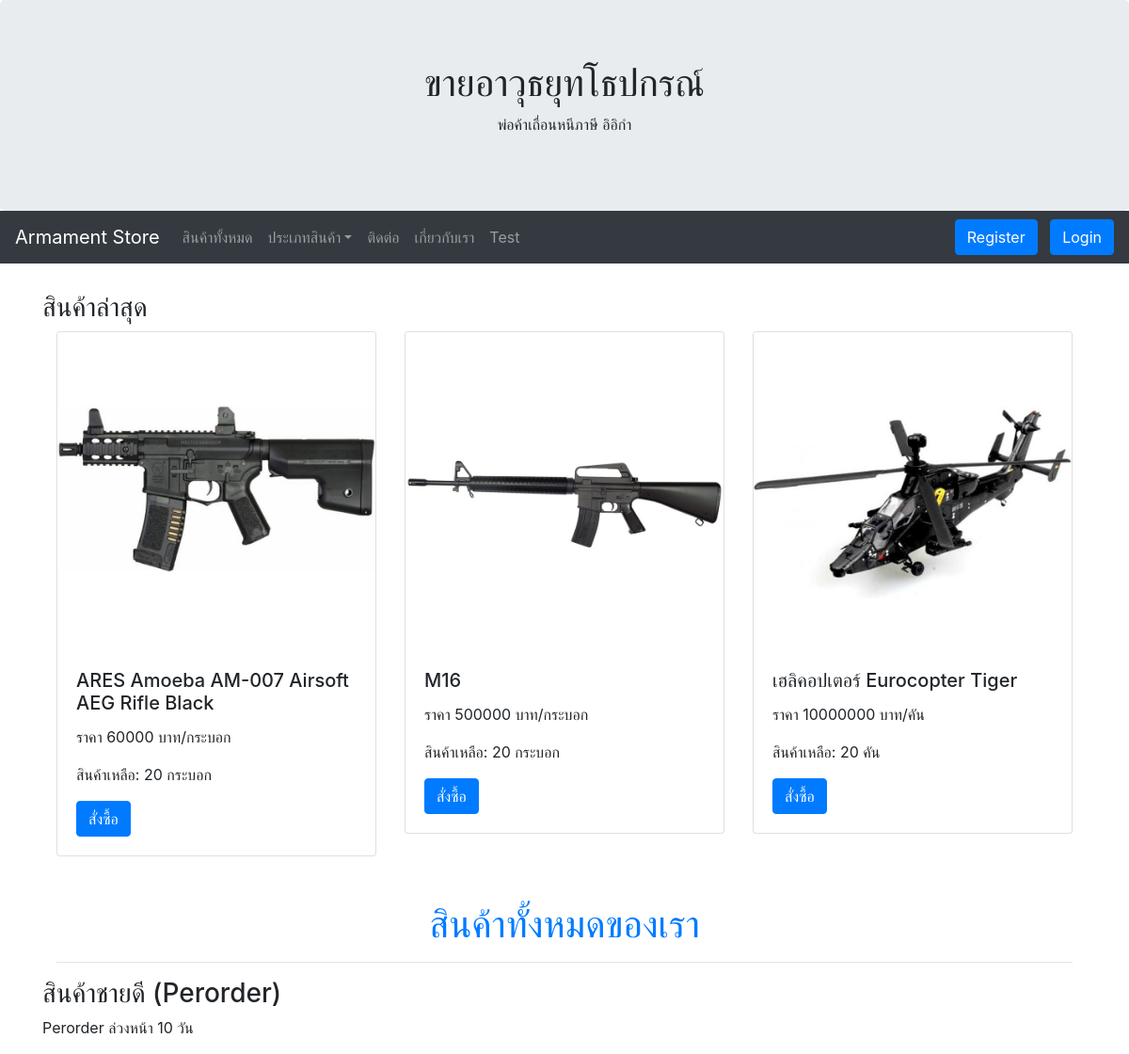
The page / on the database its author committed.
### myapp/models.py (models this page shows, shortened)
class Allproduct(models.Model):
	name = models.CharField(max_length=100)
	price = models.CharField(max_length=100)
	detail = models.TextField(null=True, blank=True)
	imageurl = models.CharField(max_length=200, null=True, blank=True)
	instock = models.BooleanField(default=True)
	quantity = models.IntegerField(default=1)
	unit = models.CharField(max_length=200, default='-')
	image = models.ImageField(upload_to="products",null=True, blank=True)

### myapp/views.py (the view)
# urls.py: 2. Add a URL to urlpatterns:  path('', Home.as_view(), name='home')
def Home(request):
	product = Allproduct.objects.all().order_by('id').reverse()[:3]
	perorder = Allproduct.objects.filter(quantity__lte=0)
	context = {'product':product,'perorder':perorder}
	return render(request, 'myapp/home.html', context)

### myapp/template/myapp/home.html (shortened to what this page needs)
{% extends 'myapp/base.html' %}
{% block content %}
 <h3>สินค้าล่าสุด</h3>
  <div class="container-fluid">
    <div class="row">
      {% for pd in product %}
        <div class="col-sm-4">
          <div class="card" style="width:100%">
          {% if pd.image %}
              <img class="card-img-top" src="{{ pd.image.url }}" width="400" >
          {% elif pd.imageurl != '' %}
              <img class="card-img-top" src="{{ pd.imageurl }}" width="400" >
          {% else %}
              <img class="card-img-top" src="/media/default.jpg" width="400" >
          {% endif %}
          <div class="card-body">
          <h5 class="card-title">{{ pd.name }}</h5>
          <p>ราคา {{ pd.price }} บาท/{{ pd.unit }}</p>
          {% if pd.quantity > 0 %}
              <p>สินค้าเหลือ: {{ pd.quantity }} {{ pd.unit }}</p>
          {% else %}
              <p><font color="red">สินค้าหมดกรุณาติดต่อแอดมิน</font> </p>
          {% endif %}
          {% if pd.instock == True %}
              <a href="#" class="btn btn-primary">สั่งซื้อ</a>
          {% else %}
              <a href="#" class="btn btn-warning">สินค้าหมด</a>
          {% endif %}
          </div>
        </div>
              <br><br>
          </div>
      {% endfor %}
    </div>
  </div>
  <div class="container">
    <center><a href="{% url 'allproduct-page' %}"><h1>สินค้าทั้งหมดของเรา</h1></a></center>
    <hr>
  </div>
   <h3>สินค้าชายดี (Perorder)</h3>
   <p>Perorder ล่วงหน้า 10 วัน</p>
{% endblock content %}

### rows shown on the page
Allproduct: image (picture), name "ARES Amoeba AM-007 Airsoft AEG Rifle Black", price "60000", unit "กระบอก", quantity "20", instock "สั่งซื้อ"
Allproduct: image (picture), name "M16", price "500000", unit "กระบอก", quantity "20", instock "สั่งซื้อ"
Allproduct: image (picture), name "เฮลิคอปเตอร์ Eurocopter Tiger", price "10000000", unit "คัน", quantity "20", instock "สั่งซื้อ"
